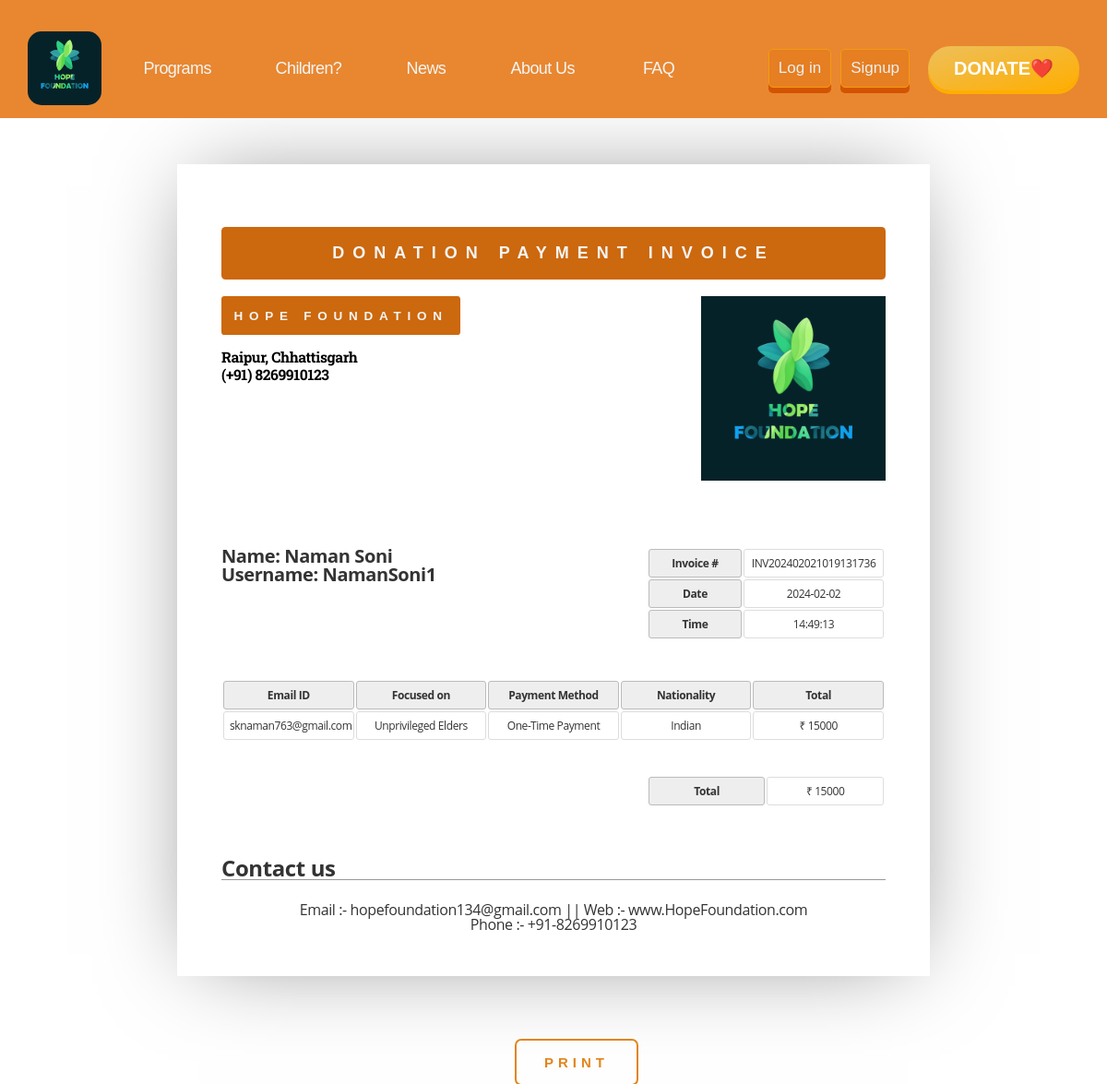
/User-Panel/Donate/invoice-donate.php?invoice_number=INV202402021019131736, run on the app's committed database.
### tables this page shows
CREATE TABLE `donation` (
  `invoice_num` varchar(150) NOT NULL,
  `name` varchar(50) NOT NULL,
  `username` varchar(50) NOT NULL,
  `email` varchar(100) NOT NULL,
  `phone_no` int(15) NOT NULL,
  `donate_date` date NOT NULL,
  `time` time NOT NULL,
  `address` varchar(200) NOT NULL,
  `pan` varchar(30) NOT NULL,
  `aadhaar` int(15) NOT NULL,
  `postalcode` int(11) NOT NULL,
  `city` varchar(30) NOT NULL,
  `state` varchar(30) NOT NULL,
  `country` varchar(30) NOT NULL,
  `nationality` varchar(30) NOT NULL,
  `focus` varchar(50) NOT NULL,
  `payment` varchar(30) NOT NULL,
  `amount` varchar(50) NOT NULL
);

### User-Panel/Donate/invoice-donate.php (the view, shortened to what this page needs)
<html>
<head>
    <link rel="stylesheet" href="../navbar/nav.css">
    <link rel="stylesheet" href="../Profile/profile.css">
</head>
<body>
    <div class="nav" style="position: sticky; top: 0; background-color: #e88730; z-index: 1000">
        <?php include_once("../navbar/nav.php") ?>
    </div>
    <?php
    include '../login/connection.php';
    $invoice_number = $_GET['invoice_number'];
    $sql = "select * from donation where invoice_num = '$invoice_number' ";
    $re = mysqli_query($conn, $sql);
    while ($row = mysqli_fetch_array($re)) {
        $name = $row['name'];
        $today_date = $row['donate_date'];
        $time = $row['time'];
        $username = $row['username'];
        $email = $row['email'];
        $nationality = $row['nationality'];
        $focus = $row['focus'];
        $pay_meth = $row['payment'];
        $amount = $row['amount'];
    }
    ?>
    <div class="main-content printable">
        <header class="invoice-header">
            <h1>Donation Payment Invoice</h1>
            <address>
                <h1> Hope Foundation</h1>
                <h3>Raipur, Chhattisgarh <br> (+91) 8269910123 </h3>
            </address>
            <span><img alt="" width="200px" height="200px" src="../../assests/Hope_Foundation_logo2.png"></span>
        </header>
        <article>
            <section class="invoice-details">
                <address>
                    <p>
                        Name:
                        <?php echo $name ?> <br>
                    </p>
                    <p>
                        Username:
                        <?php echo $username ?> <br>
                    </p>
                </address>
            </section>
            <section class="invoice-items">
                <table class="meta">
                    <tr>
                        <th><span>Invoice #</span></th>
                        <td><span>
                                <?php echo $invoice_number; ?>
                            </span></td>
                    </tr>
                    <tr>
                        <th><span>Date</span></th>
                        <td><span>
                                <?php echo $today_date; ?>
                            </span></td>
                    </tr>
                    <tr>
                        <th><span>Time</span></th>
                        <td><span>
                                <?php echo $time; ?>
                            </span></td>
                    </tr>
                </table>
            </section>
            <table class="inventory">
                <thead>
                    <tr>
                        <th><span>Email ID</span></th>
                        <th><span>Focused on</span></th>
                        <th><span>Payment Method</span></th>
                        <th><span>Nationality</span></th>
                        <th><span>Total</span></th>
                    </tr>
                </thead>
                <tbody>
                    <tr>
                        <td><span>
                                <?php echo $email; ?>
                            </span></td>
                        <td><span>
                                <?php echo $focus; ?>
                            </span></td>
                        <td><span>
                                <?php echo $pay_meth; ?>
                            </span></td>
                        <td><span>
                                <?php echo $nationality; ?>
                            </span></td>
                        <td><span data-prefix>₹</span><span>
                                <?php echo $amount; ?>
                            </span></td>
                    </tr>
                </tbody>
            </table>
            <table class="balance">
                <tr>
                    <th><span>Total</span></th>
                    <td><span data-prefix>₹</span><span>
                            <?php echo $amount; ?>
                        </span></td>
                </tr>
            </table>
        </article>
        <footer class="invoice-footer">
            <aside>
                <h1><span>Contact us</span></h1>
                <div>
                    <p align="center">Email :- hopefoundation134@gmail.com || Web :- www.HopeFoundation.com <br>
                        Phone :- +91-8269910123 </p>
                </div>
            </aside>
        </footer>
    </div>
    <div class="Print">
        <button class="submit-button-profile" onclick="printPreview()">Print</button>
    </div>
</body>
</html>

### User-Panel/navbar/nav.css (style rules this page uses)
* { margin: 0; padding: 0; box-sizing: border-box; }
header { margin-top: 0; color: whitesmoke; font-size: 18px; padding-top: 20px; position: sticky; top: 0; z-index: 1000; font-family: "Roboto Slab", serif; font-optical-sizing: auto; font-weight: 400; font-style: normal; }
body { color: #333333; letter-spacing: -0.4px; }
button { border: none; background-color: transparent; cursor: pointer; color: inherit; }

### User-Panel/Profile/profile.css (style rules this page uses)
body { margin: 0; padding: 0; box-sizing: border-box; }
.submit-button-profile { padding: 1em 2em; border: none; border-radius: 5px; font-weight: bold; margin: 20px; letter-spacing: 5px; text-transform: uppercase; color: #e1851c; transition: all 1000ms; font-size: 15px; position: relative; overflow: hidden; outline: 2px solid #e1851c; }
.submit-button-profile::before { content: ""; position: absolute; left: -50px; top: 0; width: 0; height: 100%; background-color: #e1851c; transform: skewX(45deg); z-index: -1; transition: width 1000ms; }

### User-Panel/Donate/invoice-donate.php (style rules this page uses)
.main-content { border: 0; box-sizing: content-box; color: inherit; font-family: inherit; font-size: inherit; font-style: inherit; font-weight: inherit; line-height: inherit; list-style: none; margin: 0; padding: 0; text-decoration: none; vertical-align: top; }
.invoice-header h1 { font: bold 100% sans-serif; letter-spacing: 0.5em; text-align: center; text-transform: uppercase; }
article table { font-size: 75%; table-layout: fixed; width: 100%; border-collapse: separate; border-spacing: 2px; text-align: center; }
article th, td { border-width: 1px; padding: 0.5em; position: relative; text-align: center; border-radius: 0.25em; border-style: solid; }
article th { background: #EEE; border-color: #BBB; }
article td { border-color: #DDD; }
.main-content { font: 16px/1 'Open Sans', sans-serif; overflow: auto; padding: 0.5in; }
.main-content { cursor: default; }
.main-content { box-sizing: border-box; margin: 50px auto; overflow: hidden; padding: 0.5in; width: 8.5in; }
.main-content { background: #FFF; border-radius: 1px; box-shadow: 0 0 1in -0.25in rgba(0, 0, 0, 0.5); }
.invoice-header { margin: 0 0 3em; z-index: 1; }
.invoice-header h3 { color: #000; }
.invoice-header:after { clear: both; content: ""; display: table; }
.invoice-header h1 { background: #cc680e; border-radius: 0.25em; margin: 0 0 1em; padding: 1em 1em; }
address { font-style: normal; }
.invoice-header address { float: left; font-size: 75%; font-style: normal; line-height: 1.25; margin: 0 1em 1em 0; }
.invoice-header span, .invoice-header img { display: block; float: right; }
.invoice-header span { margin: 0 0 1em 1em; max-height: 25%; max-width: 60%; position: relative; }
.invoice-header img { max-height: 100%; max-width: 100%; }
article { z-index: 1; }
.invoice-footer { z-index: 1; }
article, article address, table.meta, table.inventory { margin: 0 0 3em; }
article:after { clear: both; content: ""; display: table; }
article address { float: left; font-size: 125%; font-weight: bold; }
table.meta, table.balance { float: right; width: 36%; }
table.meta:after, table.balance:after { clear: both; content: ""; display: table; }
table.meta th { width: 40%; }
table.meta td { width: 60%; }
table.inventory { clear: both; width: 100%; }
table.inventory th { font-weight: bold; text-align: center; }
table.inventory td:nth-child(1) { width: 24%; }
table.inventory td:nth-child(2) { width: 20%; }
table.inventory td:nth-child(3) { width: 12%; }
table.inventory td:nth-child(4) { width: 12%; }
table.inventory td:nth-child(5) { width: 12%; }
table.balance th, table.balance td { width: 50%; }
table.balance td { text-align: center; }
aside h1 { border: none; border-width: 0 0 1px; margin: 0 0 1em; }
aside h1 { border-color: #999; border-bottom-style: solid; }
.Print { position: relative; margin-top: 30px; }
.submit-button-profile { position: absolute; left: 45%; }

### data on the page
donation: name "Naman Soni", username "NamanSoni1", donate_date "2024-02-02", time "14:49:13", email "sknaman763@gmail.com", focus "Unprivileged Elders", payment "One-Time Payment", nationality "Indian", amount "15000"

### other printed values
$invoice_number "INV202402021019131736"
